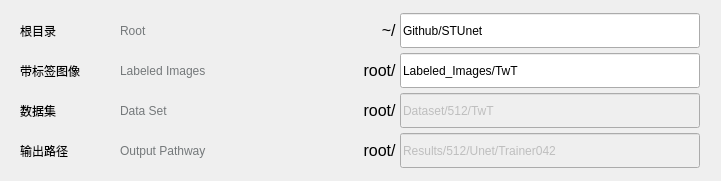
    <widget class="SimpleCardWidget" name="ModelParaArea_4">
     <property name="geometry">
      <rect>
       <x>0</x>
       <y>900</y>
       <width>721</width>
       <height>181</height>
      </rect>
     </property>
     <widget class="QWidget" name="RootArea" native="true">
      <property name="geometry">
       <rect>
        <x>10</x>
        <y>10</y>
        <width>700</width>
        <height>41</height>
       </rect>
      </property>
      <property name="styleSheet">
       <string notr="true">QWidget#RootArea:hover{
	background: rgba(20,140,211,0.03);
	border-radius: 7px;
}</string>
      </property>
      <layout class="QHBoxLayout" name="horizontalLayout_27" stretch="0,0,0,1,0,0,0">
       <property name="spacing">
        <number>0</number>
       </property>
       <property name="leftMargin">
        <number>0</number>
       </property>
       <property name="topMargin">
        <number>0</number>
       </property>
       <property name="rightMargin">
        <number>0</number>
       </property>
       <property name="bottomMargin">
        <number>0</number>
       </property>
       <item>
        <spacer name="MaxEpochSpacer2_19">
         <property name="orientation">
          <enum>Qt::Horizontal</enum>
         </property>
         <property name="sizeHint" stdset="0">
          <size>
           <width>10</width>
           <height>20</height>
          </size>
         </property>
        </spacer>
       </item>
       <item>
        <widget class="StrongBodyLabel" name="MaxEpoch_CN_19">
         <property name="minimumSize">
          <size>
           <width>100</width>
           <height>0</height>
          </size>
         </property>
         <property name="maximumSize">
          <size>
           <width>100</width>
           <height>16777215</height>
          </size>
         </property>
         <property name="text">
          <string>根目录</string>
         </property>
        </widget>
       </item>
       <item>
        <widget class="CaptionLabel" name="MaxEpoch_EN_19">
         <property name="minimumSize">
          <size>
           <width>100</width>
           <height>0</height>
          </size>
         </property>
         <property name="maximumSize">
          <size>
           <width>100</width>
           <height>16777215</height>
          </size>
         </property>
         <property name="styleSheet">
          <string notr="true">color: rgb(116, 120, 122);</string>
         </property>
         <property name="text">
          <string>Root</string>
         </property>
        </widget>
       </item>
       <item>
        <spacer name="MaxEpochSpacer1_19">
         <property name="orientation">
          <enum>Qt::Horizontal</enum>
         </property>
         <property name="sizeHint" stdset="0">
          <size>
           <width>40</width>
           <height>20</height>
          </size>
         </property>
        </spacer>
       </item>
       <item>
        <widget class="CaptionLabel" name="CaptionLabel">
         <property name="minimumSize">
          <size>
           <width>30</width>
           <height>35</height>
          </size>
         </property>
         <property name="maximumSize">
          <size>
           <width>16777215</width>
           <height>35</height>
          </size>
         </property>
         <property name="font">
          <font>
           <family>Segoe UI</family>
           <pointsize>12</pointsize>
           <bold>false</bold>
          </font>
         </property>
         <property name="text">
          <string>~/ </string>
         </property>
         <property name="alignment">
          <set>Qt::AlignRight|Qt::AlignTrailing|Qt::AlignVCenter</set>
         </property>
        </widget>
       </item>
       <item>
        <widget class="LineEdit" name="RootBox">
         <property name="minimumSize">
          <size>
           <width>300</width>
           <height>35</height>
          </size>
         </property>
         <property name="maximumSize">
          <size>
           <width>300</width>
           <height>35</height>
          </size>
         </property>
         <property name="text">
          <string>Github/STUnet</string>
         </property>
        </widget>
       </item>
       <item>
        <spacer name="MaxEpochSpacer3_19">
         <property name="orientation">
          <enum>Qt::Horizontal</enum>
         </property>
         <property name="sizeHint" stdset="0">
          <size>
           <width>10</width>
           <height>20</height>
          </size>
         </property>
        </spacer>
       </item>
      </layout>
     </widget>
     <widget class="QWidget" name="LabeledImagesArea" native="true">
      <property name="geometry">
       <rect>
        <x>10</x>
        <y>50</y>
        <width>700</width>
        <height>41</height>
       </rect>
      </property>
      <property name="styleSheet">
       <string notr="true">QWidget#LabeledImagesArea:hover{
	background: rgba(20,140,211,0.03);
	border-radius: 7px;
}</string>
      </property>
      <layout class="QHBoxLayout" name="horizontalLayout_28" stretch="0,0,0,1,0,0,0">
       <property name="spacing">
        <number>0</number>
       </property>
       <property name="leftMargin">
        <number>0</number>
       </property>
       <property name="topMargin">
        <number>0</number>
       </property>
       <property name="rightMargin">
        <number>0</number>
       </property>
       <property name="bottomMargin">
        <number>0</number>
       </property>
       <item>
        <spacer name="horizontalSpacer_27">
         <property name="orientation">
          <enum>Qt::Horizontal</enum>
         </property>
         <property name="sizeHint" stdset="0">
          <size>
           <width>10</width>
           <height>20</height>
          </size>
         </property>
        </spacer>
       </item>
       <item>
        <widget class="StrongBodyLabel" name="StrongBodyLabel_10">
         <property name="minimumSize">
          <size>
           <width>100</width>
           <height>0</height>
          </size>
         </property>
         <property name="maximumSize">
          <size>
           <width>100</width>
           <height>16777215</height>
          </size>
         </property>
         <property name="text">
          <string>带标签图像</string>
         </property>
        </widget>
       </item>
       <item>
        <widget class="CaptionLabel" name="CaptionLabel_10">
         <property name="minimumSize">
          <size>
           <width>100</width>
           <height>0</height>
          </size>
         </property>
         <property name="maximumSize">
          <size>
           <width>100</width>
           <height>16777215</height>
          </size>
         </property>
         <property name="styleSheet">
          <string notr="true">color: rgb(116, 120, 122);</string>
         </property>
         <property name="text">
          <string>Labeled Images</string>
         </property>
        </widget>
       </item>
       <item>
        <spacer name="horizontalSpacer_28">
         <property name="orientation">
          <enum>Qt::Horizontal</enum>
         </property>
         <property name="sizeHint" stdset="0">
          <size>
           <width>40</width>
           <height>20</height>
          </size>
         </property>
        </spacer>
       </item>
       <item>
        <widget class="CaptionLabel" name="CaptionLabel_12">
         <property name="minimumSize">
          <size>
           <width>30</width>
           <height>35</height>
          </size>
         </property>
         <property name="maximumSize">
          <size>
           <width>16777215</width>
           <height>35</height>
          </size>
         </property>
         <property name="font">
          <font>
           <family>Segoe UI</family>
           <pointsize>12</pointsize>
           <bold>false</bold>
          </font>
         </property>
         <property name="text">
          <string>root/ </string>
         </property>
         <property name="alignment">
          <set>Qt::AlignRight|Qt::AlignTrailing|Qt::AlignVCenter</set>
         </property>
        </widget>
       </item>
       <item>
        <widget class="LineEdit" name="LabeledImagesBox">
         <property name="minimumSize">
          <size>
           <width>300</width>
           <height>35</height>
          </size>
         </property>
         <property name="maximumSize">
          <size>
           <width>300</width>
           <height>35</height>
          </size>
         </property>
         <property name="text">
          <string>Labeled_Images/TwT</string>
         </property>
        </widget>
       </item>
       <item>
        <spacer name="horizontalSpacer_29">
         <property name="orientation">
          <enum>Qt::Horizontal</enum>
         </property>
         <property name="sizeHint" stdset="0">
          <size>
           <width>10</width>
           <height>20</height>
          </size>
         </property>
        </spacer>
       </item>
      </layout>
     </widget>
     <widget class="QWidget" name="OutputPathwayArea" native="true">
      <property name="geometry">
       <rect>
        <x>10</x>
        <y>130</y>
        <width>700</width>
        <height>41</height>
       </rect>
      </property>
      <property name="styleSheet">
       <string notr="true">QWidget#OutputPathwayArea:hover{
	background: rgba(20,140,211,0.03);
	border-radius: 7px;
}</string>
      </property>
      <layout class="QHBoxLayout" name="horizontalLayout_29" stretch="0,0,0,1,0,0,0">
       <property name="spacing">
        <number>0</number>
       </property>
       <property name="leftMargin">
        <number>0</number>
       </property>
       <property name="topMargin">
        <number>0</number>
       </property>
       <property name="rightMargin">
        <number>0</number>
       </property>
       <property name="bottomMargin">
        <number>0</number>
       </property>
       <item>
        <spacer name="MaxEpochSpacer2_20">
         <property name="orientation">
          <enum>Qt::Horizontal</enum>
         </property>
         <property name="sizeHint" stdset="0">
          <size>
           <width>10</width>
           <height>20</height>
          </size>
         </property>
        </spacer>
       </item>
       <item>
        <widget class="StrongBodyLabel" name="MaxEpoch_CN_20">
         <property name="minimumSize">
          <size>
           <width>100</width>
           <height>0</height>
          </size>
         </property>
         <property name="maximumSize">
          <size>
           <width>100</width>
           <height>16777215</height>
          </size>
         </property>
         <property name="text">
          <string>输出路径</string>
         </property>
        </widget>
       </item>
       <item>
        <widget class="CaptionLabel" name="MaxEpoch_EN_20">
         <property name="minimumSize">
          <size>
           <width>100</width>
           <height>0</height>
          </size>
         </property>
         <property name="maximumSize">
          <size>
           <width>100</width>
           <height>16777215</height>
          </size>
         </property>
         <property name="styleSheet">
          <string notr="true">color: rgb(116, 120, 122);</string>
         </property>
         <property name="text">
          <string>Output Pathway</string>
         </property>
        </widget>
       </item>
       <item>
        <spacer name="MaxEpochSpacer1_20">
         <property name="orientation">
          <enum>Qt::Horizontal</enum>
         </property>
         <property name="sizeHint" stdset="0">
          <size>
           <width>40</width>
           <height>20</height>
          </size>
         </property>
        </spacer>
       </item>
       <item>
        <widget class="CaptionLabel" name="CaptionLabel_14">
         <property name="minimumSize">
          <size>
           <width>30</width>
           <height>35</height>
          </size>
         </property>
         <property name="maximumSize">
          <size>
           <width>16777215</width>
           <height>35</height>
          </size>
         </property>
         <property name="font">
          <font>
           <family>Segoe UI</family>
           <pointsize>12</pointsize>
           <bold>false</bold>
          </font>
         </property>
         <property name="text">
          <string>root/ </string>
         </property>
         <property name="alignment">
          <set>Qt::AlignRight|Qt::AlignTrailing|Qt::AlignVCenter</set>
         </property>
        </widget>
       </item>
       <item>
        <widget class="LineEdit" name="OutputPathwayBox">
         <property name="enabled">
          <bool>false</bool>
         </property>
         <property name="minimumSize">
          <size>
           <width>300</width>
           <height>35</height>
          </size>
         </property>
         <property name="maximumSize">
          <size>
           <width>300</width>
           <height>35</height>
          </size>
         </property>
         <property name="text">
          <string>Results/512/Unet/Trainer042</string>
         </property>
        </widget>
       </item>
       <item>
        <spacer name="MaxEpochSpacer3_20">
         <property name="orientation">
          <enum>Qt::Horizontal</enum>
         </property>
         <property name="sizeHint" stdset="0">
          <size>
           <width>10</width>
           <height>20</height>
          </size>
         </property>
        </spacer>
       </item>
      </layout>
     </widget>
     <widget class="QWidget" name="DataSetArea" native="true">
      <property name="geometry">
       <rect>
        <x>10</x>
        <y>90</y>
        <width>700</width>
        <height>41</height>
       </rect>
      </property>
      <property name="styleSheet">
       <string notr="true">QWidget#DataSetArea:hover{
	background: rgba(20,140,211,0.03);
	border-radius: 7px;
}</string>
      </property>
      <layout class="QHBoxLayout" name="horizontalLayout_31" stretch="0,0,0,1,0,0,0">
       <property name="spacing">
        <number>0</number>
       </property>
       <property name="leftMargin">
        <number>0</number>
       </property>
       <property name="topMargin">
        <number>0</number>
       </property>
       <property name="rightMargin">
        <number>0</number>
       </property>
       <property name="bottomMargin">
        <number>0</number>
       </property>
       <item>
        <spacer name="horizontalSpacer_30">
         <property name="orientation">
          <enum>Qt::Horizontal</enum>
         </property>
         <property name="sizeHint" stdset="0">
          <size>
           <width>10</width>
           <height>20</height>
          </size>
         </property>
        </spacer>
       </item>
       <item>
        <widget class="StrongBodyLabel" name="StrongBodyLabel_11">
         <property name="minimumSize">
          <size>
           <width>100</width>
           <height>0</height>
          </size>
         </property>
         <property name="maximumSize">
          <size>
           <width>100</width>
           <height>16777215</height>
          </size>
         </property>
         <property name="text">
          <string>数据集</string>
         </property>
        </widget>
       </item>
       <item>
        <widget class="CaptionLabel" name="CaptionLabel_11">
         <property name="minimumSize">
          <size>
           <width>100</width>
           <height>0</height>
          </size>
         </property>
         <property name="maximumSize">
          <size>
           <width>100</width>
           <height>16777215</height>
          </size>
         </property>
         <property name="styleSheet">
          <string notr="true">color: rgb(116, 120, 122);</string>
         </property>
         <property name="text">
          <string>Data Set</string>
         </property>
        </widget>
       </item>
       <item>
        <spacer name="horizontalSpacer_31">
         <property name="orientation">
          <enum>Qt::Horizontal</enum>
         </property>
         <property name="sizeHint" stdset="0">
          <size>
           <width>40</width>
           <height>20</height>
          </size>
         </property>
        </spacer>
       </item>
       <item>
        <widget class="CaptionLabel" name="CaptionLabel_13">
         <property name="minimumSize">
          <size>
           <width>30</width>
           <height>35</height>
          </size>
         </property>
         <property name="maximumSize">
          <size>
           <width>16777215</width>
           <height>35</height>
          </size>
         </property>
         <property name="font">
          <font>
           <family>Segoe UI</family>
           <pointsize>12</pointsize>
           <bold>false</bold>
          </font>
         </property>
         <property name="text">
          <string>root/ </string>
         </property>
         <property name="alignment">
          <set>Qt::AlignRight|Qt::AlignTrailing|Qt::AlignVCenter</set>
         </property>
        </widget>
       </item>
       <item>
        <widget class="LineEdit" name="DataSetBox">
         <property name="enabled">
          <bool>false</bool>
         </property>
         <property name="minimumSize">
          <size>
           <width>300</width>
           <height>35</height>
          </size>
         </property>
         <property name="maximumSize">
          <size>
           <width>300</width>
           <height>35</height>
          </size>
         </property>
         <property name="text">
          <string>Dataset/512/TwT</string>
         </property>
        </widget>
       </item>
       <item>
        <spacer name="horizontalSpacer_32">
         <property name="orientation">
          <enum>Qt::Horizontal</enum>
         </property>
         <property name="sizeHint" stdset="0">
          <size>
           <width>10</width>
           <height>20</height>
          </size>
         </property>
        </spacer>
       </item>
      </layout>
     </widget>
    </widget>
